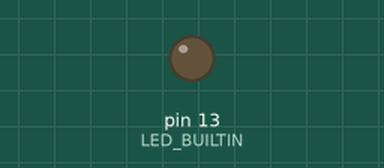
This sketch was run on a simulated Arduino Uno, built with avr-gcc and run on an emulated ATmega328P. Shown: output pins drawn as LEDs (lit = HIGH).

Above: at 1.7 s.
At 29.5 s:
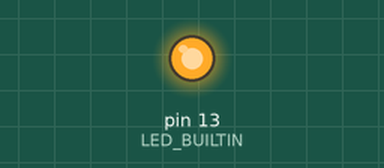
Timing chart, 0 to 30.7 s (numbered marks = the images above):
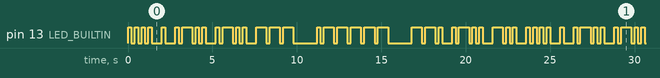

The sketch:

Morse_Code_hello_world.ino
```cpp
/* In this project I translated "hello world" in to Morse Code, and used Arduino to blink it back to me.

The Morse Code sequence looks like below:

**.... . .-.. .-.. ---     .-- --- .-. .-.. -..**

It contains ten characters and one space between the two words.
I have followed the basic rules about the duration of each of the character, each dot and each dash:

* dot: 1 unit duration = 200 milliseconds

* dash: 3 units duration = 600 milliseconds

* space: 1 unit duration - after each dot and each dash = 200 milliseconds

* letters separator: 3 units = 600 milliseconds

* words separator: 7 units = 1400 milliseconds*/

void setup() {
  // put your setup code here, to run once:
  pinMode(LED_BUILTIN, OUTPUT);
}

void loop() {
  // . -> H (1 of 4)
  digitalWrite(LED_BUILTIN, HIGH);
  delay(200);
  digitalWrite(LED_BUILTIN, LOW);
  delay(200);
  // . -> H (2 of 4)
  digitalWrite(LED_BUILTIN, HIGH);
  delay(200);
  digitalWrite(LED_BUILTIN, LOW);
  delay(200);
  // . -> H (3 of 4)
  digitalWrite(LED_BUILTIN, HIGH);
  delay(200);
  digitalWrite(LED_BUILTIN, LOW);
  delay(200);
  // . with letter separator -> H (4 of 4)
  digitalWrite(LED_BUILTIN, HIGH);
  delay(200);
  digitalWrite(LED_BUILTIN, LOW);
  delay(600);
  // . with letter separator -> E (1 of 1)
  digitalWrite(LED_BUILTIN, HIGH);
  delay(200);
  digitalWrite(LED_BUILTIN, LOW);
  delay(600);
  // . -> L (1 or 4)
  digitalWrite(LED_BUILTIN, HIGH);
  delay(200);
  digitalWrite(LED_BUILTIN, LOW);
  delay(200);
  // - -> L (2 or 4)
  digitalWrite(LED_BUILTIN, HIGH);
  delay(600);
  digitalWrite(LED_BUILTIN, LOW);
  delay(200);
  // . -> L (3 or 4)
  digitalWrite(LED_BUILTIN, HIGH);
  delay(200);
  digitalWrite(LED_BUILTIN, LOW);
  delay(200);
  // . with letter separator -> L (4 of 4)
  digitalWrite(LED_BUILTIN, HIGH);
  delay(200);
  digitalWrite(LED_BUILTIN, LOW);
  delay(600);
  // . -> L (1 or 4)
  digitalWrite(LED_BUILTIN, HIGH);
  delay(200);
  digitalWrite(LED_BUILTIN, LOW);
  delay(200);
  // - -> L (2 or 4)
  digitalWrite(LED_BUILTIN, HIGH);
  delay(600);
  digitalWrite(LED_BUILTIN, LOW);
  delay(200);
  // . -> L (3 or 4)
  digitalWrite(LED_BUILTIN, HIGH);
  delay(200);
  digitalWrite(LED_BUILTIN, LOW);
  delay(200);
  // . with letter separator -> L (4 of 4)
  digitalWrite(LED_BUILTIN, HIGH);
  delay(200);
  digitalWrite(LED_BUILTIN, LOW);
  delay(600);
  // - -> O (1 or 3)
  digitalWrite(LED_BUILTIN, HIGH);
  delay(600);
  digitalWrite(LED_BUILTIN, LOW);
  delay(200);
  // - -> O (2 or 3)
  digitalWrite(LED_BUILTIN, HIGH);
  delay(600);
  digitalWrite(LED_BUILTIN, LOW);
  delay(200);
  // - with words separator -> O (3 or 3)
  digitalWrite(LED_BUILTIN, HIGH);
  delay(600);
  digitalWrite(LED_BUILTIN, LOW);
  delay(1400);
  //.-- --- .-. .-.. -..
  //. -> W (1 or 3)
  digitalWrite(LED_BUILTIN, HIGH);
  delay(200);
  digitalWrite(LED_BUILTIN, LOW);
  delay(200);
  // - -> W (2 or 3)
  digitalWrite(LED_BUILTIN, HIGH);
  delay(600);
  digitalWrite(LED_BUILTIN, LOW);
  delay(200);
  // - with letters separator -> W (3 or 3)
  digitalWrite(LED_BUILTIN, HIGH);
  delay(600);
  digitalWrite(LED_BUILTIN, LOW);
  delay(200);
  // - -> O (1 or 3)
  digitalWrite(LED_BUILTIN, HIGH);
  delay(600);
  digitalWrite(LED_BUILTIN, LOW);
  delay(200);
  // - -> O (2 or 3)
  digitalWrite(LED_BUILTIN, HIGH);
  delay(600);
  digitalWrite(LED_BUILTIN, LOW);
  delay(200);
  // - with words separator -> O (3 or 3)
  digitalWrite(LED_BUILTIN, HIGH);
  delay(600);
  digitalWrite(LED_BUILTIN, LOW);
  delay(1400);
  // - -> R (1 or 3)
  digitalWrite(LED_BUILTIN, HIGH);
  delay(600);
  digitalWrite(LED_BUILTIN, LOW);
  delay(200);
  // - -> R (2 or 3)
  digitalWrite(LED_BUILTIN, HIGH);
  delay(600);
  digitalWrite(LED_BUILTIN, LOW);
  delay(200);
  // . with letter separator -> R (3 of 3)
  digitalWrite(LED_BUILTIN, HIGH);
  delay(200);
  digitalWrite(LED_BUILTIN, LOW);
  delay(600);
  // . -> L (1 or 4)
  digitalWrite(LED_BUILTIN, HIGH);
  delay(200);
  digitalWrite(LED_BUILTIN, LOW);
  delay(200);
  // - -> L (2 or 4)
  digitalWrite(LED_BUILTIN, HIGH);
  delay(600);
  digitalWrite(LED_BUILTIN, LOW);
  delay(200);
  // . -> L (3 or 4)
  digitalWrite(LED_BUILTIN, HIGH);
  delay(200);
  digitalWrite(LED_BUILTIN, LOW);
  delay(200);
  // . with letter separator -> L (4 of 4)
  digitalWrite(LED_BUILTIN, HIGH);
  delay(200);
  digitalWrite(LED_BUILTIN, LOW);
  delay(600);
  // - -> D (1 or 3)
  digitalWrite(LED_BUILTIN, HIGH);
  delay(600);
  digitalWrite(LED_BUILTIN, LOW);
  delay(200);
  // . -> D (2 or 3)
  digitalWrite(LED_BUILTIN, HIGH);
  delay(200);
  digitalWrite(LED_BUILTIN, LOW);
  delay(200);
  // . with letter separator -> L (3 of 3)
  digitalWrite(LED_BUILTIN, HIGH);
  delay(200);
  digitalWrite(LED_BUILTIN, LOW);
  delay(600);
}
```

Measured:
- by itself, pin 13 (LED_BUILTIN): moves between LOW and HIGH, repeating every 23.6 s
- by itself, everything shown: repeats every 23.6 s, in 64 steps
